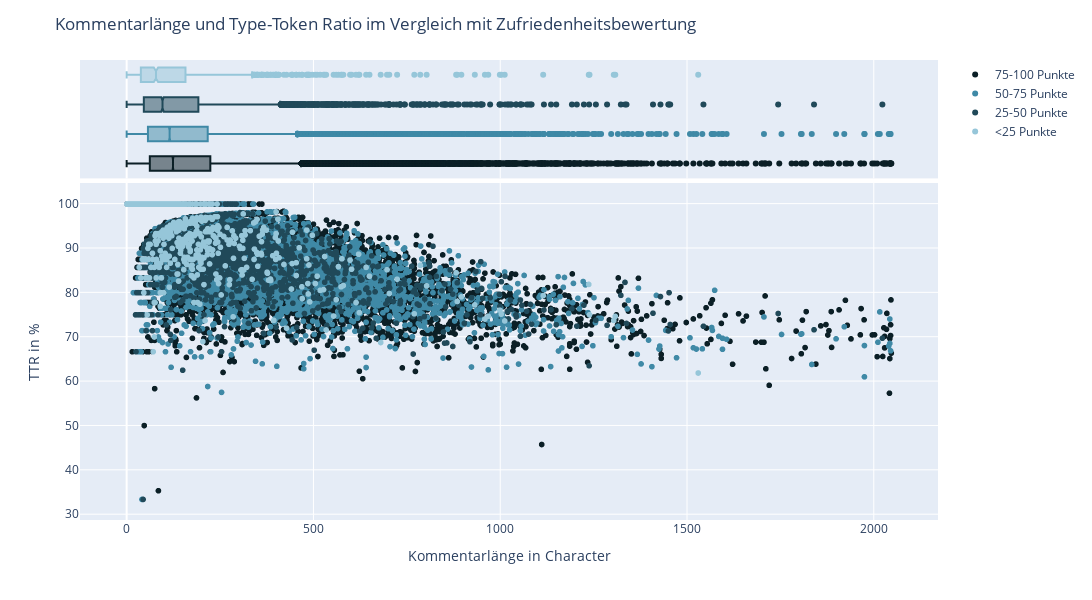

Write notebook code for a chart like this one.
### Code cell
# x and y given as array_like objects
fig = px.scatter(
    df_text,
    x='Kommentar_Character', 
    y='Kommentar_TTR',
    opacity = 1,
    color_discrete_sequence =color_discrete_sequence,
    color = "rating_selected_average_group",
    marginal_x='box',
    category_orders={"rating_selected_average_group": ["75-100 Punkte","50-75 Punkte","25-50 Punkte","<25 Punkte"]}
    #color_continuous_scale=[(0,'red'), (0.75, 'orange'), (1,'green')]
                 )

fig.update_layout(
    title="Kommentarlänge und Type-Token Ratio im Vergleich mit Zufriedenheitsbewertung",
    yaxis_title='TTR in %',
    xaxis_title='Kommentarlänge in Character',
    width=1200, 
    height=600,
    legend_title="")

#fig.update_yaxes(range=(55,105))

fig.show()

pio.write_image(fig,"images/fig-Characters-TTR_scatter.svg") #save fig as svg

### Figure 1 — Plotly figure (JSON) as saved in the notebook; plotly's stock layout.template omitted (floating-point values rounded to 4 significant figures; data arrays with more than 128 entries replaced by an {"elided": "..."} marker saying what was removed)
{"data": [{"hovertemplate": "rating_selected_average_group=75-100 Punkte<br>Kommentar_Character=%{x}<br>Kommentar_TTR=%{y}<extra></extra>", "legendgroup": "75-100 Punkte", "marker": {"color": "#0B1F26", "opacity": 1, "symbol": "circle"}, "mode": "markers", "name": "75-100 Punkte", "showlegend": true, "type": "scattergl", "x": {"elided": "38368 int values"}, "xaxis": "x", "y": {"elided": "38368 float values"}, "yaxis": "y"}, {"alignmentgroup": "True", "hovertemplate": "rating_selected_average_group=75-100 Punkte<br>Kommentar_Character=%{x}<extra></extra>", "legendgroup": "75-100 Punkte", "marker": {"color": "#0B1F26", "symbol": "circle"}, "name": "75-100 Punkte", "notched": true, "offsetgroup": "75-100 Punkte", "showlegend": false, "type": "box", "x": {"elided": "38368 int values"}, "xaxis": "x2", "yaxis": "y2"}, {"hovertemplate": "rating_selected_average_group=50-75 Punkte<br>Kommentar_Character=%{x}<br>Kommentar_TTR=%{y}<extra></extra>", "legendgroup": "50-75 Punkte", "marker": {"color": "#3F89A6", "opacity": 1, "symbol": "circle"}, "mode": "markers", "name": "50-75 Punkte", "showlegend": true, "type": "scattergl", "x": {"elided": "19130 int values"}, "xaxis": "x", "y": {"elided": "19130 float values"}, "yaxis": "y"}, {"alignmentgroup": "True", "hovertemplate": "rating_selected_average_group=50-75 Punkte<br>Kommentar_Character=%{x}<extra></extra>", "legendgroup": "50-75 Punkte", "marker": {"color": "#3F89A6", "symbol": "circle"}, "name": "50-75 Punkte", "notched": true, "offsetgroup": "50-75 Punkte", "showlegend": false, "type": "box", "x": {"elided": "19130 int values"}, "xaxis": "x2", "yaxis": "y2"}, {"hovertemplate": "rating_selected_average_group=25-50 Punkte<br>Kommentar_Character=%{x}<br>Kommentar_TTR=%{y}<extra></extra>", "legendgroup": "25-50 Punkte", "marker": {"color": "#204959", "opacity": 1, "symbol": "circle"}, "mode": "markers", "name": "25-50 Punkte", "showlegend": true, "type": "scattergl", "x": {"elided": "5206 int values"}, "xaxis": "x", "y": {"elided": "5206 float values"}, "yaxis": "y"}, {"alignmentgroup": "True", "hovertemplate": "rating_selected_average_group=25-50 Punkte<br>Kommentar_Character=%{x}<extra></extra>", "legendgroup": "25-50 Punkte", "marker": {"color": "#204959", "symbol": "circle"}, "name": "25-50 Punkte", "notched": true, "offsetgroup": "25-50 Punkte", "showlegend": false, "type": "box", "x": {"elided": "5206 int values"}, "xaxis": "x2", "yaxis": "y2"}, {"hovertemplate": "rating_selected_average_group=<25 Punkte<br>Kommentar_Character=%{x}<br>Kommentar_TTR=%{y}<extra></extra>", "legendgroup": "<25 Punkte", "marker": {"color": "#96C6D9", "opacity": 1, "symbol": "circle"}, "mode": "markers", "name": "<25 Punkte", "showlegend": true, "type": "scattergl", "x": {"elided": "1056 int values"}, "xaxis": "x", "y": {"elided": "1056 float values"}, "yaxis": "y"}, {"alignmentgroup": "True", "hovertemplate": "rating_selected_average_group=<25 Punkte<br>Kommentar_Character=%{x}<extra></extra>", "legendgroup": "<25 Punkte", "marker": {"color": "#96C6D9", "symbol": "circle"}, "name": "<25 Punkte", "notched": true, "offsetgroup": "<25 Punkte", "showlegend": false, "type": "box", "x": {"elided": "1056 int values"}, "xaxis": "x2", "yaxis": "y2"}], "layout": {"height": 600, "legend": {"title": {"text": ""}, "tracegroupgap": 0}, "margin": {"t": 60}, "title": {"text": "Kommentarlänge und Type-Token Ratio im Vergleich mit Zufriedenheitsbewertung"}, "width": 1200, "xaxis": {"anchor": "y", "domain": [0, 1], "title": {"text": "Kommentarlänge in Character"}}, "xaxis2": {"anchor": "y2", "domain": [0, 1], "matches": "x", "showgrid": true, "showticklabels": false}, "yaxis": {"anchor": "x", "domain": [0, 0.7326], "title": {"text": "TTR in %"}}, "yaxis2": {"anchor": "x2", "domain": [0.7426, 1], "matches": "y2", "showgrid": false, "showline": false, "showticklabels": false, "ticks": ""}}}
